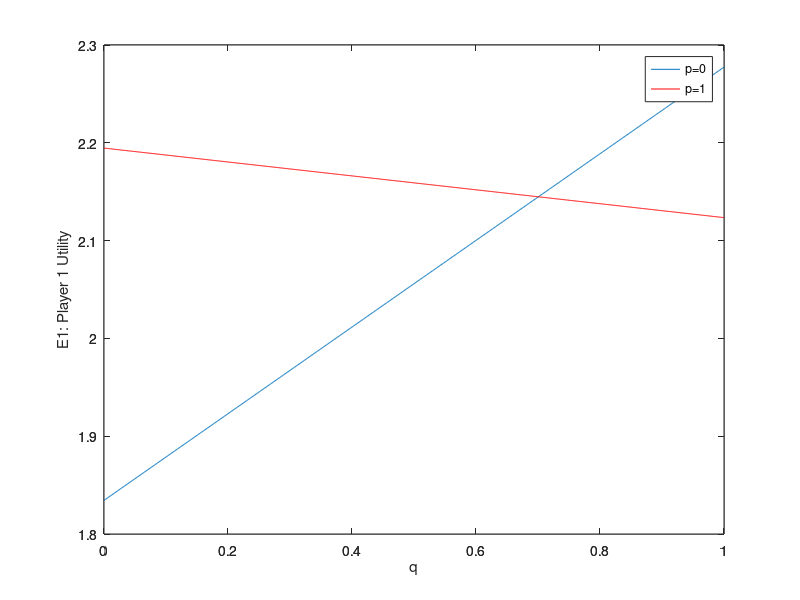
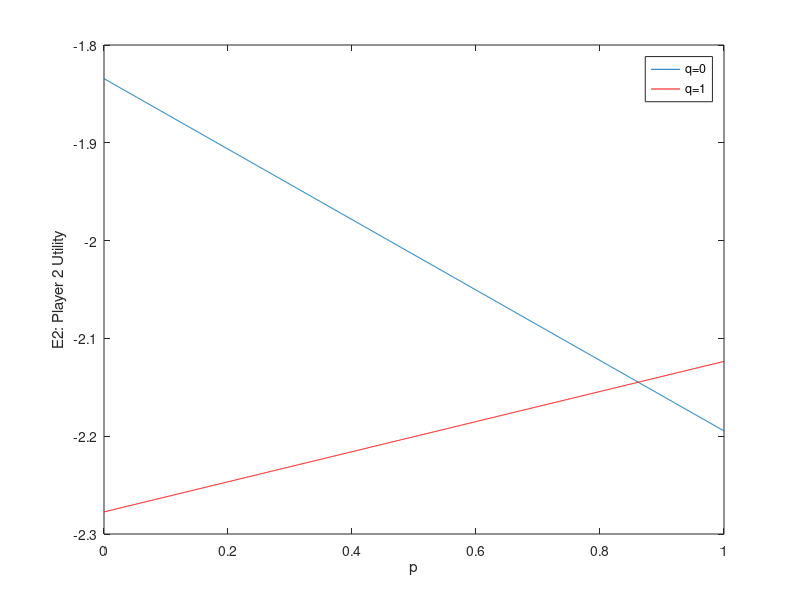

Recreate these plots in MATLAB, in order.
VAPT = 2.1946
APT = 2.1235
VAPNT = 1.8344
APNT = 2.2774

p=(APNT-VAPNT)/(-APT+APNT+VAPT-VAPNT)
q=(VAPNT-VAPT)/(APT-VAPT-APNT+VAPNT)
E2=p*(q*-APT+(1-q)*-VAPT)+(1-p)*(q*-APNT+(1-q)*-VAPNT)
E1=q*(p*APT+(1-p)*APNT)+(1-q)*(p*VAPT+(1-p)*VAPNT)
q=0:0.001:1;

p=0;
E10=q*(p*APT+(1-p)*APNT)+(1-q)*(p*VAPT+(1-p)*VAPNT);
p=1;
E11=q*(p*APT+(1-p)*APNT)+(1-q)*(p*VAPT+(1-p)*VAPNT);
hold off;
plot(q,E10);
hold on;
plot(q,E11,'r');
legend('p=0','p=1');
axes;
hold off;
plot(q,E10);
hold on;
plot(q,E11,'r');
legend('p=0','p=1');
xlabel('q');
ylabel('E1: Player 1 Utility');
p=0:0.001:1;
q=0;
E20=p*(q*-APT+(1-q)*-VAPT)+(1-p)*(q*-APNT+(1-q)*-VAPNT);
q=1;
E21=p*(q*-APT+(1-q)*-VAPT)+(1-p)*(q*-APNT+(1-q)*-VAPNT);
figure(2);
plot(p,E20);
hold on;
plot(p,E21,'r');
legend('q=0','q=1');
xlabel('p');
ylabel('E2: Player 2 Utility');
